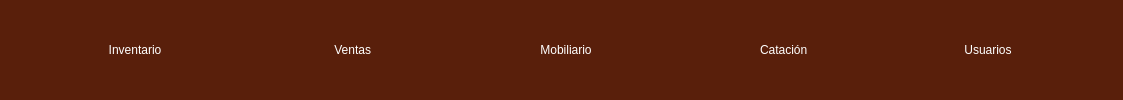
     <widget class="QFrame" name="frame_menu">
      <property name="minimumSize">
       <size>
        <width>0</width>
        <height>100</height>
       </size>
      </property>
      <property name="styleSheet">
       <string notr="true">background-color: rgb(89, 31, 11);
border-bottom-left-radius:20px;
border-bottom-right-radius:20px;</string>
      </property>
      <property name="frameShape">
       <enum>QFrame::StyledPanel</enum>
      </property>
      <property name="frameShadow">
       <enum>QFrame::Raised</enum>
      </property>
      <layout class="QHBoxLayout" name="horizontalLayout">
       <item>
        <spacer name="horizontalSpacer_9">
         <property name="orientation">
          <enum>Qt::Horizontal</enum>
         </property>
         <property name="sizeHint" stdset="0">
          <size>
           <width>49</width>
           <height>20</height>
          </size>
         </property>
        </spacer>
       </item>
       <item>
        <widget class="QPushButton" name="btn_inventario">
         <property name="minimumSize">
          <size>
           <width>150</width>
           <height>75</height>
          </size>
         </property>
         <property name="styleSheet">
          <string notr="true">QFrame{
background-color: rgb(51, 157, 255);
}

QPushButton{
color: rgb(255, 255, 255);
background-color: rgb(89, 31, 11);
border-bottom-left-radius:20px;
font: 75 9pt &quot;Open Sans Semibold&quot;
}

QPushButton:hover{
color: rgb(0, 0, 0);
background-color: rgb(222, 184, 135);
border-bottom-left-radius:20px;
font: 75 9pt  &quot;Open Sans Semibold&quot;
}</string>
         </property>
         <property name="text">
          <string>Inventario</string>
         </property>
         <property name="icon">
          <iconset>
           <normaloff>Imagenes/bolsa-de-cafe.png</normaloff>Imagenes/bolsa-de-cafe.png</iconset>
         </property>
         <property name="iconSize">
          <size>
           <width>50</width>
           <height>50</height>
          </size>
         </property>
        </widget>
       </item>
       <item>
        <spacer name="horizontalSpacer_2">
         <property name="orientation">
          <enum>Qt::Horizontal</enum>
         </property>
         <property name="sizeHint" stdset="0">
          <size>
           <width>60</width>
           <height>20</height>
          </size>
         </property>
        </spacer>
       </item>
       <item>
        <widget class="QPushButton" name="btn_ventas">
         <property name="minimumSize">
          <size>
           <width>150</width>
           <height>75</height>
          </size>
         </property>
         <property name="styleSheet">
          <string notr="true">QFrame{
background-color: rgb(51, 157, 255);
}

QPushButton{
color: rgb(255, 255, 255);
background-color: rgb(89, 31, 11);
border-bottom-left-radius:20px;
font: 75 9pt &quot;Open Sans Semibold&quot;
}

QPushButton:hover{
color: rgb(0, 0, 0);
background-color: rgb(222, 184, 135);
border-bottom-left-radius:20px;
font: 75 9pt  &quot;Open Sans Semibold&quot;
}</string>
         </property>
         <property name="text">
          <string> Ventas</string>
         </property>
         <property name="icon">
          <iconset>
           <normaloff>Imagenes/lista-de-precios.png</normaloff>Imagenes/lista-de-precios.png</iconset>
         </property>
         <property name="iconSize">
          <size>
           <width>50</width>
           <height>50</height>
          </size>
         </property>
        </widget>
       </item>
       <item>
        <spacer name="horizontalSpacer_3">
         <property name="orientation">
          <enum>Qt::Horizontal</enum>
         </property>
         <property name="sizeHint" stdset="0">
          <size>
           <width>59</width>
           <height>20</height>
          </size>
         </property>
        </spacer>
       </item>
       <item>
        <widget class="QPushButton" name="btn_mobiliario">
         <property name="minimumSize">
          <size>
           <width>150</width>
           <height>75</height>
          </size>
         </property>
         <property name="styleSheet">
          <string notr="true">QFrame{
background-color: rgb(51, 157, 255);
}

QPushButton{
color: rgb(255, 255, 255);
background-color: rgb(89, 31, 11);
border-bottom-left-radius:20px;
font: 75 9pt &quot;Open Sans Semibold&quot;
}

QPushButton:hover{
color: rgb(0, 0, 0);
background-color: rgb(222, 184, 135);
border-bottom-left-radius:20px;
font: 75 9pt  &quot;Open Sans Semibold&quot;
}</string>
         </property>
         <property name="text">
          <string>Mobiliario</string>
         </property>
         <property name="icon">
          <iconset>
           <normaloff>Imagenes/planta-de-cafe.png</normaloff>Imagenes/planta-de-cafe.png</iconset>
         </property>
         <property name="iconSize">
          <size>
           <width>50</width>
           <height>50</height>
          </size>
         </property>
        </widget>
       </item>
       <item>
        <spacer name="horizontalSpacer_4">
         <property name="orientation">
          <enum>Qt::Horizontal</enum>
         </property>
         <property name="sizeHint" stdset="0">
          <size>
           <width>60</width>
           <height>20</height>
          </size>
         </property>
        </spacer>
       </item>
       <item>
        <widget class="QPushButton" name="btn_catacion">
         <property name="minimumSize">
          <size>
           <width>150</width>
           <height>75</height>
          </size>
         </property>
         <property name="styleSheet">
          <string notr="true">QFrame{
background-color: rgb(51, 157, 255);
}

QPushButton{
color: rgb(255, 255, 255);
background-color: rgb(89, 31, 11);
border-bottom-left-radius:20px;
font: 75 9pt &quot;Open Sans Semibold&quot;
}

QPushButton:hover{
color: rgb(0, 0, 0);
background-color: rgb(222, 184, 135);
border-bottom-left-radius:20px;
font: 75 9pt  &quot;Open Sans Semibold&quot;
}</string>
         </property>
         <property name="text">
          <string> Catación</string>
         </property>
         <property name="icon">
          <iconset>
           <normaloff>Imagenes/cafecini.png</normaloff>Imagenes/cafecini.png</iconset>
         </property>
         <property name="iconSize">
          <size>
           <width>50</width>
           <height>50</height>
          </size>
         </property>
        </widget>
       </item>
       <item>
        <spacer name="horizontalSpacer_7">
         <property name="orientation">
          <enum>Qt::Horizontal</enum>
         </property>
         <property name="sizeHint" stdset="0">
          <size>
           <width>50</width>
           <height>20</height>
          </size>
         </property>
        </spacer>
       </item>
       <item>
        <widget class="QPushButton" name="btn_usuario">
         <property name="minimumSize">
          <size>
           <width>150</width>
           <height>75</height>
          </size>
         </property>
         <property name="styleSheet">
          <string notr="true">QFrame{
background-color: rgb(51, 157, 255);
}

QPushButton{
color: rgb(255, 255, 255);
background-color: rgb(89, 31, 11);
border-bottom-left-radius:20px;
font: 75 9pt &quot;Open Sans Semibold&quot;
}

QPushButton:hover{
color: rgb(0, 0, 0);
background-color: rgb(222, 184, 135);
border-bottom-left-radius:20px;
font: 75 9pt  &quot;Open Sans Semibold&quot;
}</string>
         </property>
         <property name="text">
          <string>Usuarios</string>
         </property>
         <property name="icon">
          <iconset>
           <normaloff>Imagenes/6553817.png</normaloff>Imagenes/6553817.png</iconset>
         </property>
         <property name="iconSize">
          <size>
           <width>50</width>
           <height>50</height>
          </size>
         </property>
        </widget>
       </item>
       <item>
        <spacer name="horizontalSpacer_8">
         <property name="orientation">
          <enum>Qt::Horizontal</enum>
         </property>
         <property name="sizeHint" stdset="0">
          <size>
           <width>49</width>
           <height>20</height>
          </size>
         </property>
        </spacer>
       </item>
      </layout>
     </widget>
